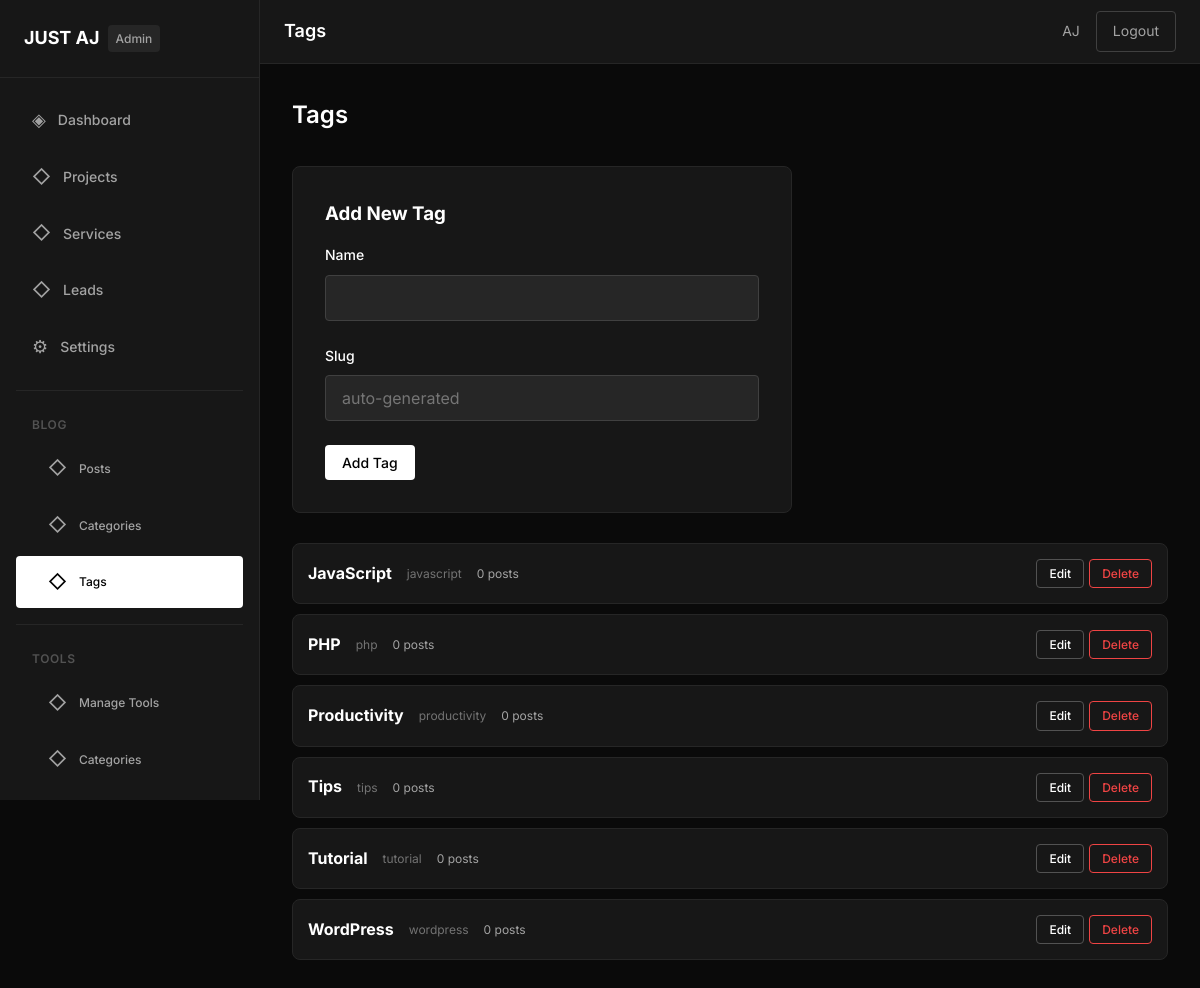
/admin/blog/tags/index.php (signed in), run on the app's committed database.
### tables this page shows
CREATE TABLE `settings` (
    `id` INT(11) NOT NULL AUTO_INCREMENT,
    `setting_key` VARCHAR(255) NOT NULL,
    `setting_value` TEXT,
    PRIMARY KEY (`id`),
    UNIQUE KEY `setting_key` (`setting_key`)
);

CREATE TABLE `blog_tags` (
    `id` INT(11) NOT NULL AUTO_INCREMENT,
    `name` VARCHAR(255) NOT NULL,
    `slug` VARCHAR(255) NOT NULL,
    `created_at` TIMESTAMP DEFAULT CURRENT_TIMESTAMP,
    PRIMARY KEY (`id`),
    UNIQUE KEY `slug` (`slug`)
);

### includes/functions.php (called while the page is built, shortened)
<?php
function getSetting($key, $default = '') {
    global $pdo;
    $stmt = $pdo->prepare('SELECT setting_value FROM settings WHERE setting_key = ?');
    $stmt->execute([$key]);
    $result = $stmt->fetch();
    return $result ? $result['setting_value'] : $default;
}

### admin/blog/tags/index.php (the view, shortened to what this page needs)
<?php
$currentPage = 'blog-tags';
require_once '../../../includes/db.php';
require_once '../../../includes/functions.php';
$tags = $pdo->query('SELECT bt.*, COUNT(bpt.post_id) as post_count
                     FROM blog_tags bt
                     LEFT JOIN blog_post_tags bpt ON bt.id = bpt.tag_id
                     GROUP BY bt.id
                     ORDER BY bt.name')->fetchAll();
?>
<?php include '../../../includes/admin-header.php'; ?>
<div class="page-header">
    <h1 class="page-title">Tags</h1>
</div>
<div class="form-card" style="max-width: 500px; margin-bottom: 30px;">
    <h3 style="margin-bottom: 15px;">Add New Tag</h3>
    <form method="POST">
        <div class="form-group">
            <label for="name" class="form-label">Name</label>
            <input type="text" id="name" name="name" class="form-input" required>
        </div>
        <div class="form-group">
            <label for="slug" class="form-label">Slug</label>
            <input type="text" id="slug" name="slug" class="form-input" placeholder="auto-generated">
        </div>
        <button type="submit" name="add_tag" class="btn btn-primary">Add Tag</button>
    </form>
</div>
<?php if (!empty($tags)): ?>
<div class="tags-grid">
    <?php foreach ($tags as $tag): ?>
    <div class="tag-item">
        <div class="tag-info">
            <strong><?php echo htmlspecialchars($tag['name']); ?></strong>
            <span class="tag-slug"><?php echo htmlspecialchars($tag['slug']); ?></span>
            <span class="tag-count"><?php echo $tag['post_count']; ?> posts</span>
        </div>
        <div class="tag-actions">
            <a href="edit.php?id=<?php echo $tag['id']; ?>" class="btn btn-secondary btn-sm">Edit</a>
            <a href="delete.php?id=<?php echo $tag['id']; ?>" class="btn btn-danger btn-sm" onclick="return confirmDelete('Delete this tag?')">Delete</a>
        </div>
    </div>
    <?php endforeach; ?>
</div>
<?php endif; ?>
<?php include '../../../includes/admin-footer.php'; ?>

### includes/admin-sidebar.php (shortened to what this page needs)
<aside class="admin-sidebar">
                <div class="sidebar-header">
                    <a href="<?php echo SITE_URL; ?>/admin/dashboard.php" class="sidebar-logo">
                        <span class="logo-text"><?php echo htmlspecialchars(getSetting('site_name', 'AJ OS')); ?></span>
                        <span class="logo-badge">Admin</span>
                    </a>
                </div>
                <nav class="sidebar-nav">
                    <ul class="nav-menu">
                        <li class="nav-item">
                            <a href="<?php echo SITE_URL; ?>/admin/dashboard.php" class="nav-link <?php echo $currentPage === 'dashboard' ? 'active' : ''; ?>">
                                <span class="nav-icon">◈</span>
                                Dashboard
                            </a>
                        </li>
                        <li class="nav-item">
                            <a href="<?php echo SITE_URL; ?>/admin/projects/index.php" class="nav-link <?php echo $currentPage === 'projects' ? 'active' : ''; ?>">
                                <span class="nav-icon">◇</span>
                                Projects
                            </a>
                        </li>
                        <li class="nav-item">
                            <a href="<?php echo SITE_URL; ?>/admin/services/index.php" class="nav-link <?php echo $currentPage === 'services' ? 'active' : ''; ?>">
                                <span class="nav-icon">◇</span>
                                Services
                            </a>
                        </li>
                        <li class="nav-item">
                            <a href="<?php echo SITE_URL; ?>/admin/leads/index.php" class="nav-link <?php echo $currentPage === 'leads' ? 'active' : ''; ?>">
                                <span class="nav-icon">◇</span>
                                Leads
                            </a>
                        </li>
                        <li class="nav-item">
                            <a href="<?php echo SITE_URL; ?>/admin/settings.php" class="nav-link <?php echo $currentPage === 'settings' ? 'active' : ''; ?>">
                                <span class="nav-icon">⚙</span>
                                Settings
                            </a>
                        </li>
                    </ul>
                    <div class="nav-divider"></div>
                    <p class="nav-label">Blog</p>
                    <ul class="nav-menu">
                        <li class="nav-item nav-sub">
                            <a href="<?php echo SITE_URL; ?>/admin/blog/posts/" class="nav-link <?php echo $currentPage === 'blog-posts' ? 'active' : ''; ?>">
                                <span class="nav-icon">◇</span>
                                Posts
                            </a>
                        </li>
                        <li class="nav-item nav-sub">
                            <a href="<?php echo SITE_URL; ?>/admin/blog/categories/" class="nav-link <?php echo $currentPage === 'blog-categories' ? 'active' : ''; ?>">
                                <span class="nav-icon">◇</span>
                                Categories
                            </a>
                        </li>
                        <li class="nav-item nav-sub">
                            <a href="<?php echo SITE_URL; ?>/admin/blog/tags/" class="nav-link <?php echo $currentPage === 'blog-tags' ? 'active' : ''; ?>">
                                <span class="nav-icon">◇</span>
                                Tags
                            </a>
                        </li>
                    </ul>
                    <div class="nav-divider"></div>
                    <p class="nav-label">Tools</p>
                    <ul class="nav-menu">
                        <li class="nav-item nav-sub">
                            <a href="<?php echo SITE_URL; ?>/admin/tools/tools/" class="nav-link <?php echo $currentPage === 'tools-manage' ? 'active' : ''; ?>">
                                <span class="nav-icon">◇</span>
                                Manage Tools
                            </a>
                        </li>
                        <li class="nav-item nav-sub">
                            <a href="<?php echo SITE_URL; ?>/admin/tools/categories/" class="nav-link <?php echo $currentPage === 'tool-categories' ? 'active' : ''; ?>">
                                <span class="nav-icon">◇</span>
                                Categories
                            </a>
                        </li>
                    </ul>
                </nav>
            </aside>

### assets/css/admin.css (style rules this page uses)
*, *::before, *::after { box-sizing: border-box; margin: 0; padding: 0; }
:root { --color-black: #000000; --color-white: #ffffff; --color-gray-100: #f5f5f5; --color-gray-200: #e5e5e5; --color-gray-300: #d4d4d4; --color-gray-400: #a3a3a3; --color-gray-500: #737373; --color-gray-600: #525252; --color-gray-700: #404040; --color-gray-800: #262626; --color-gray-900: #171717; --color-dark: #0a0a0a; --font-family: 'Inter', -apple-system, BlinkMacSystemFont, sans-serif; --font-size-xs: 0.75rem; --font-size-sm: 0.875rem; --font-size-base: 1rem; --font-size-lg: 1.125rem; --font-size-xl: 1.25rem; --font-size-2xl: 1.5rem; --font-size-3xl: 1.875rem; --spacing-1: 0.25rem; --spacing-2: 0.5rem; --spacing-3: 0.75rem; --spacing-4: 1rem; --spacing-5: 1.25rem; --spacing-6: 1.5rem; --spacing-8: 2rem; --spacing-10: 2.5rem; --border-radius: 4px; --border-radius-lg: 8px; --transition-fast: 150ms ease; --transition-base: 250ms ease; --sidebar-width: 260px; --header-height: 64px; }
html { scroll-behavior: smooth; }
body { font-family: var(--font-family); font-size: var(--font-size-base); line-height: 1.6; color: var(--color-white); background-color: var(--color-dark); -webkit-font-smoothing: antialiased; }
a { color: inherit; text-decoration: none; }
.admin-sidebar { position: fixed; top: 0; left: 0; width: var(--sidebar-width); height: 100vh; background-color: var(--color-gray-900); border-right: 1px solid var(--color-gray-800); overflow-y: auto; z-index: 100; transition: transform var(--transition-base); }
.sidebar-header { padding: var(--spacing-6); border-bottom: 1px solid var(--color-gray-800); }
.sidebar-logo { display: flex; align-items: center; gap: var(--spacing-2); }
.sidebar-logo .logo-text { font-size: var(--font-size-lg); font-weight: 700; }
.sidebar-logo .logo-badge { font-size: var(--font-size-xs); font-weight: 500; padding: var(--spacing-1) var(--spacing-2); background-color: var(--color-gray-800); border-radius: var(--border-radius); color: var(--color-gray-400); }
.sidebar-nav { padding: var(--spacing-4); }
.nav-menu { list-style: none; }
.nav-item { margin-bottom: var(--spacing-1); }
.nav-link { display: flex; align-items: center; gap: var(--spacing-3); padding: var(--spacing-3) var(--spacing-4); font-size: var(--font-size-sm); font-weight: 500; color: var(--color-gray-400); border-radius: var(--border-radius); transition: all var(--transition-fast); }
.nav-link.active { background-color: var(--color-white); color: var(--color-black); }
.nav-icon { font-size: var(--font-size-lg); }
.nav-divider { height: 1px; background-color: var(--color-gray-800); margin: var(--spacing-4) 0; }
.nav-label { font-size: var(--font-size-xs); font-weight: 600; text-transform: uppercase; letter-spacing: 0.05em; color: var(--color-gray-600); padding: var(--spacing-2) var(--spacing-4); }
.nav-sub .nav-link { padding-left: var(--spacing-8); font-size: var(--font-size-xs); }
.btn { display: inline-flex; align-items: center; justify-content: center; padding: var(--spacing-2) var(--spacing-4); font-family: var(--font-family); font-size: var(--font-size-sm); font-weight: 500; border-radius: var(--border-radius); border: 1px solid transparent; cursor: pointer; transition: all var(--transition-fast); text-decoration: none; }
.btn-primary { background-color: var(--color-white); color: var(--color-black); }
.btn-secondary { background-color: transparent; color: var(--color-white); border-color: var(--color-gray-600); }
.btn-sm { padding: var(--spacing-1) var(--spacing-3); font-size: var(--font-size-xs); }
.btn-danger { background-color: transparent; color: #ef4444; border-color: #ef4444; }
.form-card { background-color: var(--color-gray-900); border: 1px solid var(--color-gray-800); border-radius: var(--border-radius-lg); padding: var(--spacing-8); }
.form-group { margin-bottom: var(--spacing-6); }
.form-label { display: block; font-size: var(--font-size-sm); font-weight: 500; margin-bottom: var(--spacing-2); }
.form-input, .form-select, .form-textarea { width: 100%; padding: var(--spacing-3) var(--spacing-4); font-family: var(--font-family); font-size: var(--font-size-base); color: var(--color-white); background-color: var(--color-gray-800); border: 1px solid var(--color-gray-700); border-radius: var(--border-radius); transition: border-color var(--transition-fast); }
.page-header { display: flex; align-items: center; justify-content: space-between; margin-bottom: var(--spacing-8); }
.page-title { font-size: var(--font-size-2xl); font-weight: 600; }

### data on the page
settings: setting_value "JUST AJ"
blog_tags: name "JavaScript", slug "javascript", post_count "0"
blog_tags: name "PHP", slug "php", post_count "0"
blog_tags: name "Productivity", slug "productivity", post_count "0"
blog_tags: name "Tips", slug "tips", post_count "0"
blog_tags: name "Tutorial", slug "tutorial", post_count "0"
blog_tags: name "WordPress", slug "wordpress", post_count "0"

### other printed values
$pageTitle "Tags"
$currentAdmin['name'] "AJ"
